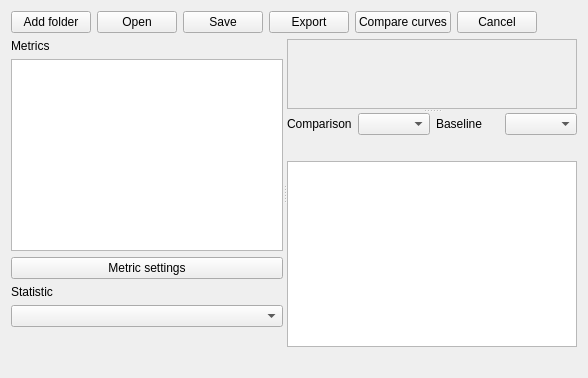
<?xml version="1.0" encoding="UTF-8"?>
<ui version="4.0">
 <class>aoi::ui::RepeatabilityWindow</class>
 <widget class="QWidget" name="RepeatabilityWindow">
  <layout class="QVBoxLayout" name="rootLayout" stretch="0,1,0">
   <item><layout class="QHBoxLayout" name="commands">
    <item><widget class="QPushButton" name="addFolder"><property name="text"><string notr="true">Add folder</string></property></widget></item>
    <item><widget class="QPushButton" name="openSession"><property name="text"><string notr="true">Open</string></property></widget></item>
    <item><widget class="QPushButton" name="saveSession"><property name="text"><string notr="true">Save</string></property></widget></item>
    <item><widget class="QPushButton" name="exportResults"><property name="text"><string notr="true">Export</string></property></widget></item>
    <item><widget class="QPushButton" name="compareLines"><property name="text"><string notr="true">Compare curves</string></property></widget></item>
    <item><widget class="QPushButton" name="cancel"><property name="text"><string notr="true">Cancel</string></property></widget></item>
    <item><spacer name="commandSpace"><property name="orientation"><enum>Qt::Horizontal</enum></property><property name="sizeHint" stdset="0"><size><width>40</width><height>20</height></size></property></spacer></item>
   </layout></item>
   <item><widget class="QSplitter" name="mainSplitter"><property name="orientation"><enum>Qt::Horizontal</enum></property>
    <widget class="QWidget" name="settings"><layout class="QVBoxLayout" name="settingsLayout">
     <item><widget class="QLabel" name="metricsLabel"><property name="text"><string notr="true">Metrics</string></property></widget></item>
     <item><widget class="QListWidget" name="metricsList"/></item>
     <item><widget class="QPushButton" name="metricSettings"><property name="text"><string notr="true">Metric settings</string></property></widget></item>
     <item><widget class="QLabel" name="statisticLabel"><property name="text"><string notr="true">Statistic</string></property></widget></item>
     <item><widget class="QComboBox" name="statistic"/></item>
     <item><widget class="QLabel" name="rules"><property name="wordWrap"><bool>true</bool></property></widget></item>
    </layout></widget>
    <widget class="QSplitter" name="resultsSplitter"><property name="orientation"><enum>Qt::Vertical</enum></property>
     <widget class="QScrollArea" name="plotsScroll"><property name="widgetResizable"><bool>true</bool></property>
      <widget class="QWidget" name="plotsHost"><layout class="QGridLayout" name="plotsLayout"/></widget>
     </widget>
     <widget class="QWidget" name="comparison"><layout class="QVBoxLayout" name="comparisonLayout">
      <item><layout class="QHBoxLayout" name="comparisonControls">
       <item><widget class="QLabel" name="comparisonLabel"><property name="text"><string notr="true">Comparison</string></property></widget></item>
       <item><widget class="QComboBox" name="scope"/></item>
       <item><widget class="QLabel" name="baselineLabel"><property name="text"><string notr="true">Baseline</string></property></widget></item>
       <item><widget class="QComboBox" name="baseline"/></item>
      </layout></item>
      <item><widget class="QLabel" name="comparisonNote"><property name="wordWrap"><bool>true</bool></property></widget></item>
      <item><widget class="QTableWidget" name="comparisonTable"><property name="editTriggers"><set>QAbstractItemView::NoEditTriggers</set></property><property name="alternatingRowColors"><bool>true</bool></property></widget></item>
     </layout></widget>
    </widget>
   </widget></item>
   <item><widget class="QLabel" name="status"><property name="wordWrap"><bool>true</bool></property></widget></item>
  </layout>
 </widget>
 <resources/>
 <connections/>
</ui>
